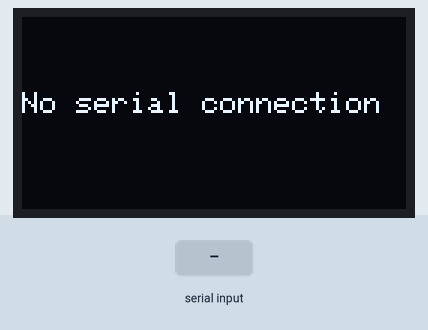
Simulated run of this sketch. Board: Arduino Uno, built with avr-gcc and run on an emulated ATmega328P. Parts: 128×64 one-colour display. The test bench sets the inputs (shaded band).

Above: at 1.2 s.
1.3 s: "1" received over Serial
At 2.8 s:
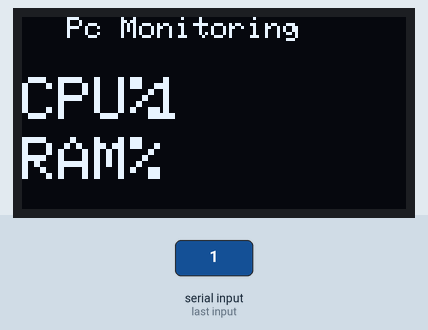
4.3 s: "0" received over Serial
At 5.8 s:
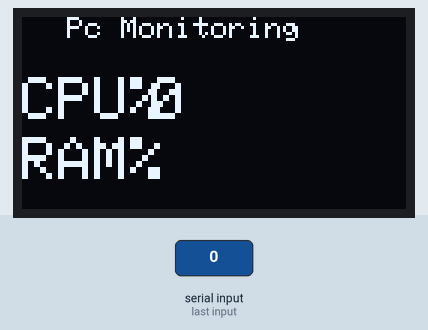
7.3 s: "2" received over Serial
At 8.8 s:
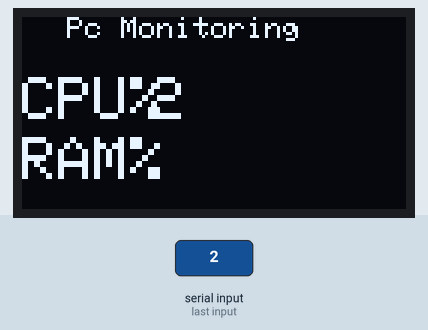
Timing chart, 0 to 10.3 s (numbered marks = the images above; inputs shaded):
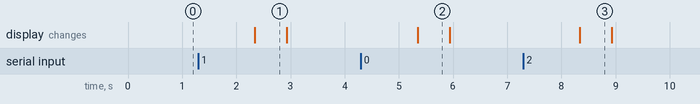

The sketch:

Cpu-and-Ram-usage-on-Oled-128x64-display.ino
```cpp
#include <Wire.h>
#include <Adafruit_GFX.h>
#include <Adafruit_SSD1306.h>
#define OLED_RESET 4
Adafruit_SSD1306 display(128, 64, &Wire, OLED_RESET);

String serialReceive;
String CPUstat;
String RAMstat;

void setup() {
  display.begin(SSD1306_SWITCHCAPVCC, 0x3C);
  display.clearDisplay();
  Serial.begin(9600);
}

void loop() {
  cpu();
}

void cpu() {
if(Serial.available() > 0) {

  serialReceive = Serial.readString();
  CPUstat = serialReceive.substring(0, 5);
  RAMstat = serialReceive.substring(5, 10);

  display.clearDisplay();
  display.setTextSize(1); // Draw 2X-scale text
  display.setTextColor(SSD1306_WHITE);
  display.setCursor(15,0);
  display.println("Pc Monitoring");
  display.setTextSize(2);
  //cpu
  display.setCursor(0,20);
  display.println("CPU%");
  display.setCursor(43,20);
  display.println(CPUstat);
  //ram
  display.setCursor(0,40);
  display.println("RAM%");
  display.setCursor(49,40);
  display.println(RAMstat);

  display.display();
  delay("1000");

   } else {

  display.clearDisplay();
  display.setTextSize(1); // Draw 2X-scale text
  display.setTextColor(SSD1306_WHITE);
  display.setCursor(0,25);
  display.println("No serial connection");
  display.display();

   }

}
```

Measured:
- after the input at 1.3 s, the display: changes after 1.0 s (image 1)
- after the input at 4.3 s, the display: changes after 1.0 s (image 2)
- after the input at 7.3 s, the display: changes after 1.0 s (image 3)
- what the display in image 1 shows lasts 0.6 s, from 2.3 s to 2.9 s
